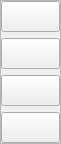
                           <widget class="QFrame" name="f_ticket">
                            <property name="sizePolicy">
                             <sizepolicy hsizetype="Preferred" vsizetype="Preferred">
                              <horstretch>0</horstretch>
                              <verstretch>0</verstretch>
                             </sizepolicy>
                            </property>
                            <property name="maximumSize">
                             <size>
                              <width>40</width>
                              <height>16777215</height>
                             </size>
                            </property>
                            <property name="tabletTracking">
                             <bool>false</bool>
                            </property>
                            <property name="frameShape">
                             <enum>QFrame::StyledPanel</enum>
                            </property>
                            <property name="frameShadow">
                             <enum>QFrame::Raised</enum>
                            </property>
                            <layout class="QVBoxLayout" name="verticalLayout_8">
                             <property name="spacing">
                              <number>6</number>
                             </property>
                             <property name="leftMargin">
                              <number>0</number>
                             </property>
                             <property name="topMargin">
                              <number>0</number>
                             </property>
                             <property name="rightMargin">
                              <number>0</number>
                             </property>
                             <property name="bottomMargin">
                              <number>0</number>
                             </property>
                             <item>
                              <widget class="QPushButton" name="btn_cashRegisterDeleteCurrent">
                               <property name="sizePolicy">
                                <sizepolicy hsizetype="Maximum" vsizetype="Minimum">
                                 <horstretch>0</horstretch>
                                 <verstretch>0</verstretch>
                                </sizepolicy>
                               </property>
                               <property name="font">
                                <font>
                                 <family>MS Shell Dlg 2</family>
                                 <pointsize>14</pointsize>
                                 <weight>50</weight>
                                 <italic>false</italic>
                                 <bold>false</bold>
                                </font>
                               </property>
                               <property name="tabletTracking">
                                <bool>false</bool>
                               </property>
                               <property name="text">
                                <string/>
                               </property>
                               <property name="icon">
                                <iconset resource="../resource/resource.qrc">
                                 <normaloff>:/Simple icons/simple_icons/fi-rr-delete.svg</normaloff>:/Simple icons/simple_icons/fi-rr-delete.svg</iconset>
                               </property>
                               <property name="iconSize">
                                <size>
                                 <width>32</width>
                                 <height>32</height>
                                </size>
                               </property>
                              </widget>
                             </item>
                             <item>
                              <widget class="QPushButton" name="btn_cashRegisterClear">
                               <property name="sizePolicy">
                                <sizepolicy hsizetype="Maximum" vsizetype="Minimum">
                                 <horstretch>0</horstretch>
                                 <verstretch>0</verstretch>
                                </sizepolicy>
                               </property>
                               <property name="font">
                                <font>
                                 <family>MS Shell Dlg 2</family>
                                 <pointsize>14</pointsize>
                                 <weight>50</weight>
                                 <italic>false</italic>
                                 <bold>false</bold>
                                </font>
                               </property>
                               <property name="tabletTracking">
                                <bool>false</bool>
                               </property>
                               <property name="text">
                                <string/>
                               </property>
                               <property name="icon">
                                <iconset resource="../resource/resource.qrc">
                                 <normaloff>:/Simple icons/simple_icons/fi-rr-broom.svg</normaloff>:/Simple icons/simple_icons/fi-rr-broom.svg</iconset>
                               </property>
                               <property name="iconSize">
                                <size>
                                 <width>32</width>
                                 <height>32</height>
                                </size>
                               </property>
                              </widget>
                             </item>
                             <item>
                              <widget class="QPushButton" name="btn_cashRegisterResume">
                               <property name="sizePolicy">
                                <sizepolicy hsizetype="Maximum" vsizetype="Minimum">
                                 <horstretch>0</horstretch>
                                 <verstretch>0</verstretch>
                                </sizepolicy>
                               </property>
                               <property name="font">
                                <font>
                                 <family>MS Shell Dlg 2</family>
                                 <pointsize>14</pointsize>
                                 <weight>50</weight>
                                 <italic>false</italic>
                                 <bold>false</bold>
                                </font>
                               </property>
                               <property name="tabletTracking">
                                <bool>false</bool>
                               </property>
                               <property name="text">
                                <string/>
                               </property>
                               <property name="icon">
                                <iconset resource="../resource/resource.qrc">
                                 <normaloff>:/Simple icons/simple_icons/fi-rr-time-fast.svg</normaloff>:/Simple icons/simple_icons/fi-rr-time-fast.svg</iconset>
                               </property>
                               <property name="iconSize">
                                <size>
                                 <width>32</width>
                                 <height>32</height>
                                </size>
                               </property>
                              </widget>
                             </item>
                             <item>
                              <widget class="QPushButton" name="btn_cashRegisterHold">
                               <property name="sizePolicy">
                                <sizepolicy hsizetype="Maximum" vsizetype="Minimum">
                                 <horstretch>0</horstretch>
                                 <verstretch>0</verstretch>
                                </sizepolicy>
                               </property>
                               <property name="font">
                                <font>
                                 <family>MS Shell Dlg 2</family>
                                 <pointsize>14</pointsize>
                                 <weight>50</weight>
                                 <italic>false</italic>
                                 <bold>false</bold>
                                </font>
                               </property>
                               <property name="tabletTracking">
                                <bool>false</bool>
                               </property>
                               <property name="text">
                                <string/>
                               </property>
                               <property name="icon">
                                <iconset resource="../resource/resource.qrc">
                                 <normaloff>:/Simple icons/simple_icons/fi-rr-time-add.svg</normaloff>:/Simple icons/simple_icons/fi-rr-time-add.svg</iconset>
                               </property>
                               <property name="iconSize">
                                <size>
                                 <width>32</width>
                                 <height>32</height>
                                </size>
                               </property>
                              </widget>
                             </item>
                            </layout>
                           </widget>
